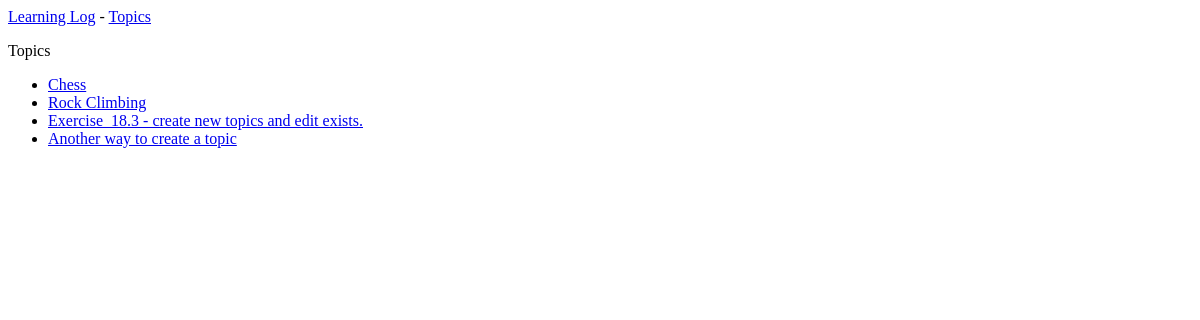
Before: /topics/ with the older database file.
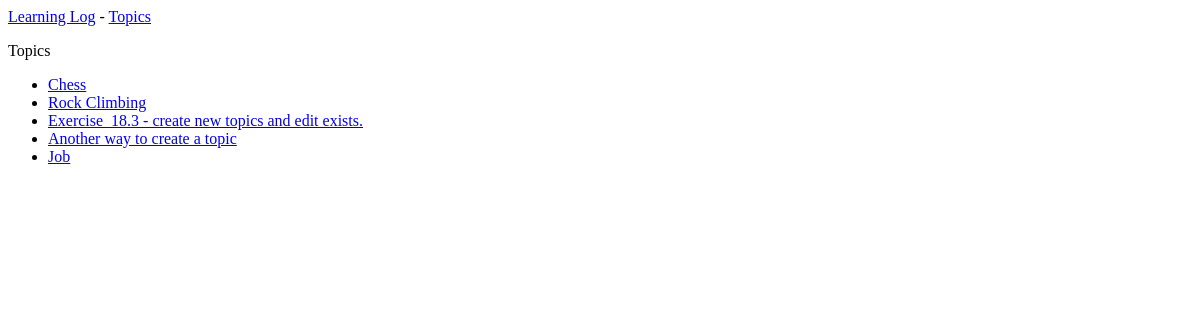
After: the same page with the newer database file.
### learning_logs/models.py (models this page shows)
class Topic(models.Model):
    text = models.CharField(max_length=200)
    date_added = models.DateTimeField(auto_now_add=True)
    def __str__(self):
        return self.text

### learning_logs/views.py (the view)
# urls.py: path('topics/', views.topics, name='topics'),
def topics(request):
    topics = Topic.objects.order_by('date_added')
    context = {'topics': topics}
    return render(request, 'learning_logs/topics.html', context)

### learning_logs/templates/learning_logs/topics.html
{% extends "learning_logs/base.html" %}
{% block content %}
  <p>Topics</p>
  <ul>
    {% for topic in topics %}
      <li>
        <a href="{% url 'learning_logs:topic' topic.id %}">{{ topic }}</a>
      </li>
    {% empty %}
      <li> No topics have been added yet.</li>
    {% endfor %}
  </ul>
{% endblock content %}

Changed rows visible on the page:
added Topic: text "Job"
